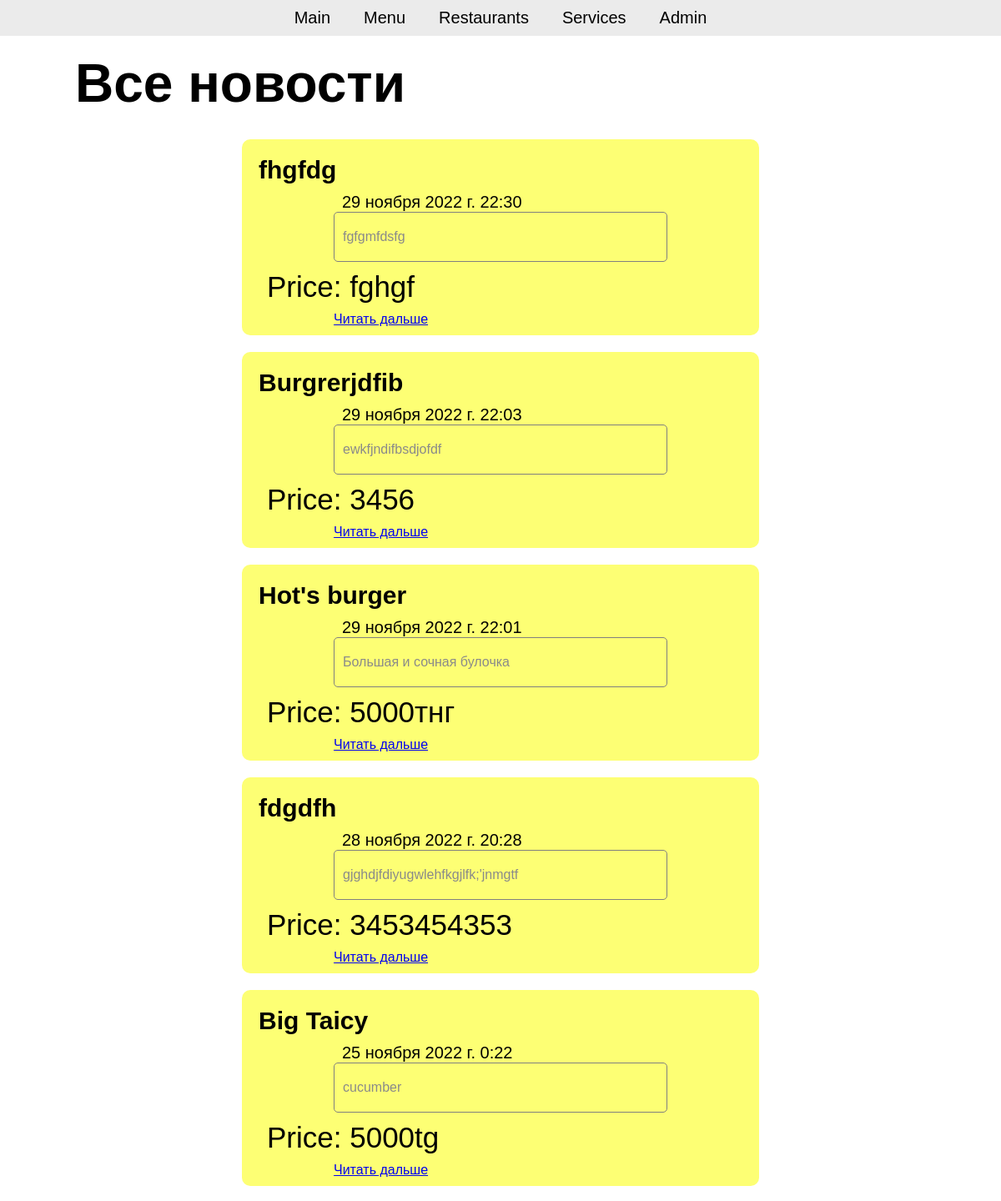
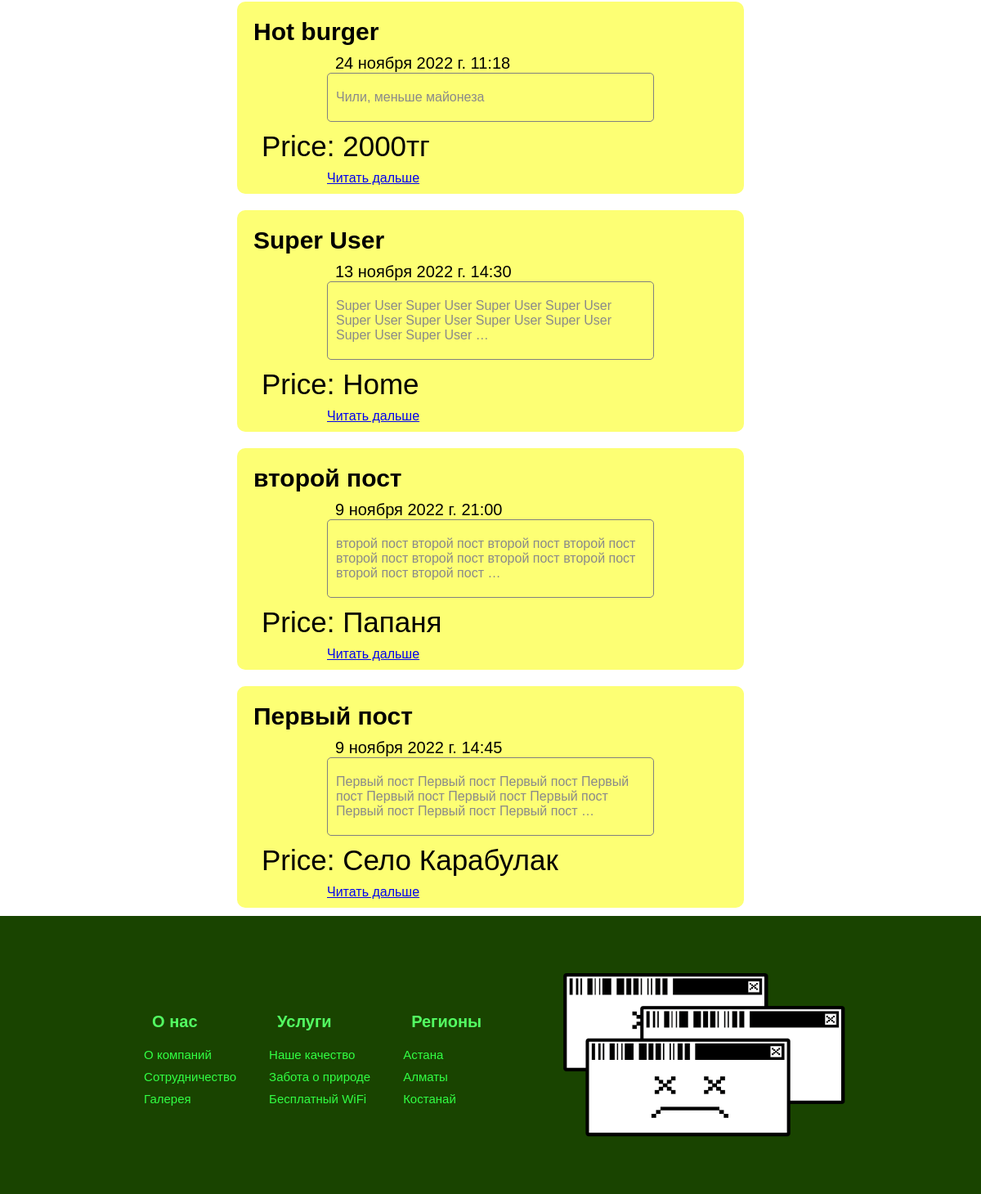
Page /news/ on the committed database (2 pictures, top to bottom).
### myFirstDjango/apps/articles/models.py (models this page shows, shortened)
class Post(models.Model):
    title = models.CharField("Название Бургера", max_length=255)
    content = models.TextField("Доп. ингридиенты")
    postDate = models.DateTimeField("Дата добавления нового бургера", default=datetime.now)
    source = models.CharField("Цена", max_length=50)
    image = models.CharField("Ссылка на изображение", max_length=500,blank=True)
    class Meta:
        verbose_name = "Бургер"
        verbose_name_plural = "Бургеры"

### myFirstDjango/apps/articles/views.py (the view)
# urls.py: path('news/', views.newsPage, name='newsPage'),
def newsPage(request):
    posts = Post.objects.all().order_by('-postDate')
    return render(request, "news.html", {
        'posts': posts
    })

### myFirstDjango/apps/articles/templates/news.html (shortened to what this page needs)
{% extends 'base.html' %}
{% block content %}
    <div>
        <h1>Все новости</h1>
        {% for post in posts %}
        <div class="blocks" style="width: 50%; margin: 20px auto; border-radius: 10px; background-color: rgb(253, 255, 116); padding: 10px; margin-bottom: 10px;">
            <h3>{{ post.title }}</h3>
            <p class="date">{{ post.postDate }}</p>
            <p class="content">{{ post.content|truncatewords:20 }}</p>
            <p class="price">Price: {{ post.source }}</p>
            <a href="#" class="tD">Читать дальше</a>
        </div>
        {% endfor %}
    </div>
{% endblock %}

### myFirstDjango/apps/articles/templates/base.html (shortened to what this page needs)
{% load static %}
<!DOCTYPE html>
<html lang="en">
<head>
    <link rel="stylesheet"  href="{% static '../static/css/style.css' %}">
</head>
<body>
    <header>
        <ul>
            <li><a href="{% url 'homePage' %}">Main</a></li>
            <li><a href="{% url 'menuPage' %}">Menu</a></li>
            <li><a href="{% url 'pants' %}">Restaurants</a></li>
            <li><a href="{% url 'cap' %}">Services</a></li>
            <li><a href="{% url 'adminPanels' %}">Admin</a></li>
        </ul>
    </header>
    {% block content %}
    {% endblock %}
    <footer>
        <div class="footer_wrap">
            <div class="footer_link-block">
                <div class="info">
                    <h3>О нас</h3>
                        <ul>
                            <li>О компаний</li>
                            <li>Сотрудничество</li>
                            <li>Галерея</li>
                        </ul>
                </div>
                <div class="info">
                    <h3>Услуги</h3>
                        <ul>
                            <li>Наше качество</li>
                            <li>Забота о природе</li>
                            <li>Бесплатный WiFi</li>
                        </ul>
                </div>
                <div class="info">
                    <h3>Регионы</h3>
                        <ul>
                            <li>Астана</li>
                            <li>Алматы</li>
                            <li>Костанай</li>
                        </ul>
                </div>
            </div>
            <div class="footer_copyrigth">
                <div class="logo">
                    <img src="../static/img/Logo Clothes.png" alt="">
                </div>
            </div>
        </div>
    </footer>
</body>
</html>

### myFirstDjango/apps/articles/static/css/style.css (style rules this page uses)
* { padding: 0; margin: 0; font-family: 'Gill Sans', 'Gill Sans MT', Calibri, 'Trebuchet MS', sans-serif; }
header { background-color: rgb(235, 235, 235); color: rgb(0, 0, 0); width: 100%; }
header ul { display: flex; justify-content: center; align-items: center; }
header ul li { list-style: none; margin: 0 0;padding: 10px 20px; }
header ul li a { text-decoration: none; color: rgb(0, 0, 0); font-size: 20px; }
.blocks { margin: 50px auto; height: 100%; widows: 80%; }
h1 { margin: 10px 0px 10px 50px; font-size: 4em; padding: 10px 40px; }
h3 { padding: 10px; font-size: 30px; color: rgb(0, 0, 0); }
p { color: rgb(0, 0, 0); margin:10px; font-size: 1.1em; padding: 0px 10px; }
.content { margin: 0 100px 0 100px; font-size: 1.0em; padding: 20px 10px; color:rgb(138, 138, 138); border: 1px solid gray; border-radius: 5px; }
.date { font-size: 20px; margin: 0 100px; }
.price { font-size: 35px; }
.tD { margin: 0 100px 100px 100px ; }
footer { padding: 50px 0; color: rgb(0, 240, 76); background-color: rgb(25, 68, 0); width: 100%; display: flex; justify-content: center; }
.footer_wrap { display: flex; align-items: center; }
.footer_link-block { display: flex; padding: 30px; }
.footer_link-block h3 { font-size: 20px; color: rgb(83, 255, 98); margin: 10px 20px; }
.footer_link-block ul li { font-size: 15px; color: rgb(50, 255, 67); list-style: none; margin: 10px 20px; cursor: pointer; }
.footer_copyrigth .logo { display: flex; padding: 20px 40px; }
.footer_copyrigth .logo img { widows: 300px; height: 200px; }

### rows in the picture
Post: title "fhgfdg", postDate "29 ноября 2022 г. 22:30", content "fgfgmfdsfg", source "fghgf"
Post: title "Burgrerjdfib", postDate "29 ноября 2022 г. 22:03", content "ewkfjndifbsdjofdf", source "3456"
Post: title "Hot's burger", postDate "29 ноября 2022 г. 22:01", content "Большая и сочная булочка", source "5000тнг"
Post: title "fdgdfh", postDate "28 ноября 2022 г. 20:28", content "gjghdjfdiyugwlehfkgjlfk;'jnmgtf", source "3453454353"
Post: title "Big Taicy", postDate "25 ноября 2022 г. 0:22", content "cucumber", source "5000tg"
Post: title "Hot burger", postDate "24 ноября 2022 г. 11:18", content "Чили, меньше майонеза", source "2000тг"
Post: title "Super User", postDate "13 ноября 2022 г. 14:30", content "Super User Super User Super User Super User Super User Super User Super User Super User Super User Super User …", source "Home"
Post: title "второй пост", postDate "9 ноября 2022 г. 21:00", content "второй пост второй пост второй пост второй пост второй пост второй пост второй пост второй пост второй пост второй пост …", source "Папаня"
Post: title "Первый пост", postDate "9 ноября 2022 г. 14:45", content "Первый пост Первый пост Первый пост Первый пост Первый пост Первый пост Первый пост Первый пост Первый пост Первый пост …", source "Село Карабулак"
